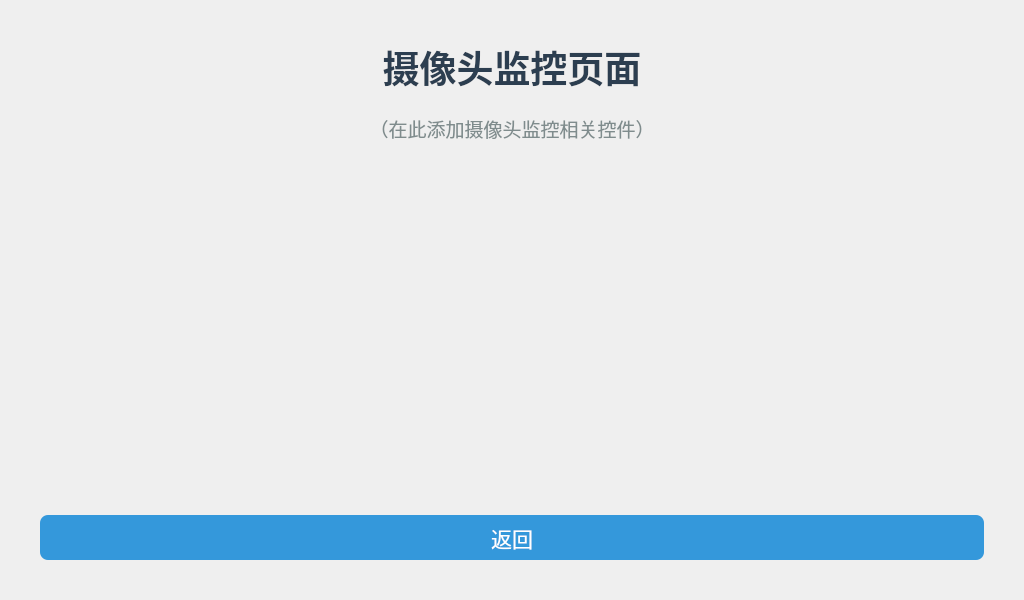
<?xml version="1.0" encoding="UTF-8"?>
<ui version="4.0">
 <class>CameraDialog</class>
 <widget class="QDialog" name="CameraDialog">
  <property name="geometry">
   <rect>
    <x>0</x>
    <y>0</y>
    <width>1024</width>
    <height>600</height>
   </rect>
  </property>
  <property name="minimumSize">
   <size>
    <width>1024</width>
    <height>600</height>
   </size>
  </property>
  <property name="maximumSize">
   <size>
    <width>1024</width>
    <height>600</height>
   </size>
  </property>
  <property name="windowTitle">
   <string>摄像头监控</string>
  </property>
  <layout class="QVBoxLayout" name="verticalLayout">
   <property name="spacing">
    <number>20</number>
   </property>
   <property name="leftMargin">
    <number>40</number>
   </property>
   <property name="topMargin">
    <number>40</number>
   </property>
   <property name="rightMargin">
    <number>40</number>
   </property>
   <property name="bottomMargin">
    <number>40</number>
   </property>
   <item>
    <widget class="QLabel" name="labelTitle">
     <property name="styleSheet">
      <string notr="true">font-size:28pt; font-weight:bold; color:#2c3e50;</string>
     </property>
     <property name="text">
      <string>摄像头监控页面</string>
     </property>
     <property name="alignment">
      <set>Qt::AlignCenter</set>
     </property>
    </widget>
   </item>
   <item>
    <widget class="QLabel" name="labelHint">
     <property name="styleSheet">
      <string notr="true">font-size:14pt; color:#7f8c8d;</string>
     </property>
     <property name="text">
      <string>（在此添加摄像头监控相关控件）</string>
     </property>
     <property name="alignment">
      <set>Qt::AlignCenter</set>
     </property>
    </widget>
   </item>
   <item>
    <spacer name="verticalSpacer">
     <property name="orientation">
      <enum>Qt::Vertical</enum>
     </property>
     <property name="sizeHint" stdset="0">
      <size>
       <width>20</width>
       <height>40</height>
      </size>
     </property>
    </spacer>
   </item>
   <item>
    <widget class="QPushButton" name="btnBack">
     <property name="minimumSize">
      <size>
       <width>120</width>
       <height>45</height>
      </size>
     </property>
     <property name="styleSheet">
      <string notr="true">QPushButton{background-color:#3498db;color:white;border-radius:8px;font-size:16pt;}QPushButton:pressed{background-color:#2980b9;}</string>
     </property>
     <property name="text">
      <string>返回</string>
     </property>
    </widget>
   </item>
  </layout>
 </widget>
 <resources/>
 <connections/>
</ui>
